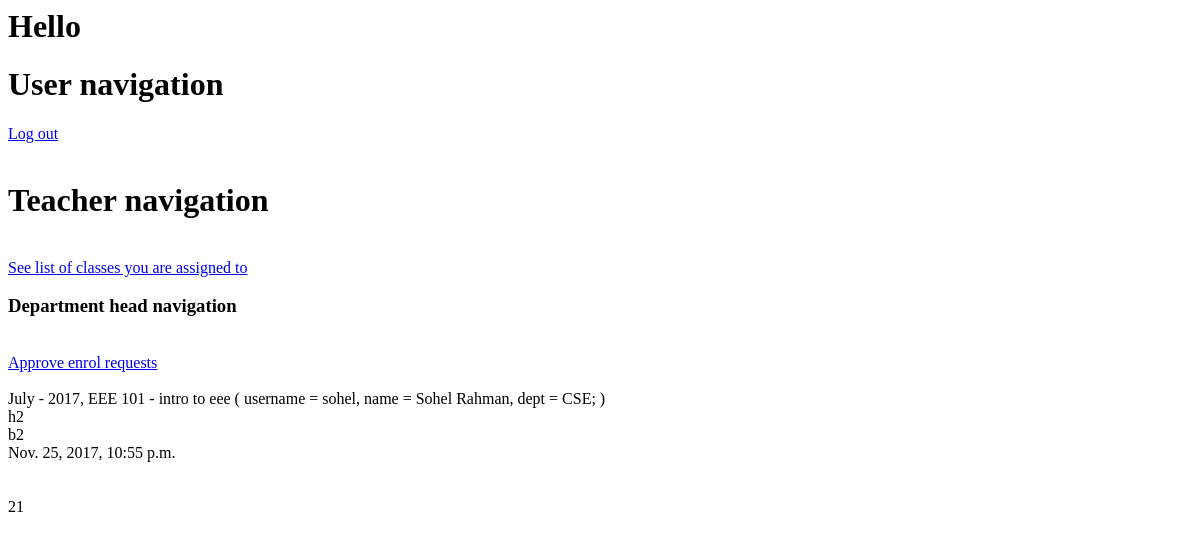
/teacher-see-submissions-of-a-window/2/ (signed in), run on an earlier commit of the app's database.
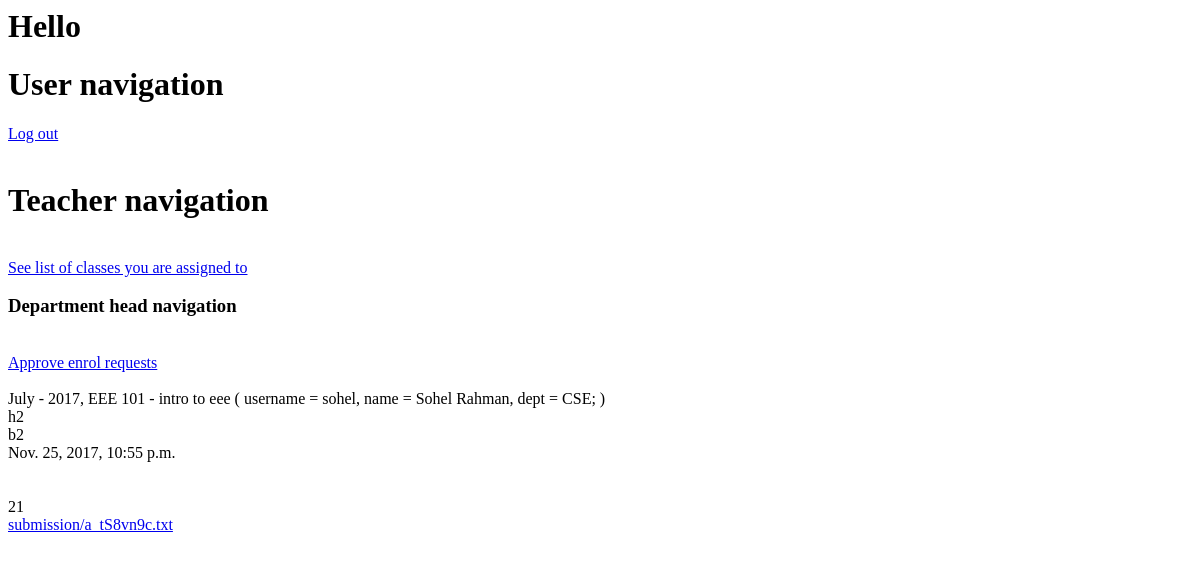
And on a later commit of the database.
### cms/models.py (models this page shows, shortened)
class Submission(models.Model):
    student = models.ForeignKey(Student, on_delete=models.CASCADE)
    submission_window = models.ForeignKey(Submission_window, on_delete=models.CASCADE)
    document = models.FileField(upload_to='submission/', null=True)

class User(models.Model):
    username = models.CharField(max_length=200, unique=True)
    password = models.CharField(max_length=200)
    first_name = models.CharField(max_length=200, default="", blank=True)
    last_name = models.CharField(max_length=200, default="", blank=True)
    address = models.CharField(max_length=200, default="", blank=True)
    phone_num = models.CharField(max_length=20, blank=True)
    email_address = models.EmailField(null=True, blank=True)
    TEACHER = 'TEACHER'
    STUDENT = 'STUDENT'
    ADMIN = 'ADMIN'
    USER_TYPE = (
        ( 'TEACHER', 'Teacher' ),
        ( 'STUDENT', 'Student' ),
        ( 'ADMIN', 'Admin' )
    )
    user_type = models.CharField(max_length=200, choices=USER_TYPE)

class Student(User):
    BARISHAL = 'BARISHAL'
    CHITTAGONG = 'CHITTAGONG'
    DHAKA = 'DHAKA'
    MYMENSINGH = 'MYMENSINGH'
    KHULNA = 'KHULNA'
    RAJSHAHI = 'RAJSHAHI'
    RANGPUR = 'RANGPUR'
    SYLHET = 'SYLHET'
    DIVISION = (
        (BARISHAL, 'Barishal'),
        (CHITTAGONG, 'Chittagong'),
        (DHAKA, 'Dhaka'),
        (MYMENSINGH, 'Mymensingh'),
        (KHULNA, 'Khulna'),
        (RAJSHAHI, 'Rajshahi'),
        (RANGPUR, 'Rangpur'),
        (SYLHET, 'Sylhet')
    )
    studentId = models.CharField(max_length=200, unique=True)
    division = models.CharField(max_length=200, null=True, choices=DIVISION, blank=True )
    dept = models.ForeignKey(Department, on_delete=models.CASCADE, null=True)
    level = models.IntegerField(null=True, validators=[MinValueValidator(1),
                                           MaxValueValidator(5)])
    term = models.IntegerField(null=True, validators=[MinValueValidator(1),
                                          MaxValueValidator(2)])
    classes_enrolled_in = models.ManyToManyField( 'Class_of_course', through='Enrolment' )
    dues = models.IntegerField( default=0 )

### cms/views.py (the view)
# urls.py: url(r'teacher-see-submissions-of-a-window/(?P<submission_window_pk>[0-9]+)/$', teacher_see_submissions_of_a_window,
def teacher_see_submissions_of_a_window(request, submission_window_pk):
    user_type = request.session.get('user_type', None)
    username = request.session.get('username', None)
    if (user_type != 'TEACHER'):  # Non Teacher
        print('User is not teacher')
        return render(request, 'permission_denied.html')
    current_submission_window = Submission_window.objects.get(pk=submission_window_pk)
    current_class_of_course = current_submission_window.class_of_course
    print('current_class_of_course = ' + str(current_class_of_course))
    current_teacher = Teacher.objects.get(username=username)
    print('current_teacher = ' + str(current_teacher))
    if ( current_submission_window.teacher != current_teacher ) :
        print('current teacher has not opened the submission link')
        return render(request, 'permission_denied.html')
    all_submissions_of_this_window = current_submission_window.submission_set.all().order_by('student__studentId')
    context = {
        'current_submission_window' : current_submission_window,
        'all_submissions_of_this_window' : all_submissions_of_this_window ,
    }
    return render(request, 'teacher_see_submissions_of_a_window.html', context)

### cms/models.py (called while the page is built)
    def __str__(self):
        return 'username = ' + self.username + ', name = ' + self.first_name + " " + self.last_name + ', dept = ' + self.dept.name

    def __str__(self):
        class_teacher_list = self.class_teacher.all()
        ret =  self.month + ' - ' + str(self.year) + ', ' + self.course_of_class.course_num + ' - ' + \
                self.course_of_class.course_name + ' ( '
        for teacher in class_teacher_list :
            ret += ( teacher.__str__() + '; ' )
        ret += ')'
        return ret

### cms/templates/teacher_see_submissions_of_a_window.html (shortened to what this page needs)
{% include 'includes/teacher_navigation.html' %}
{{ current_submission_window.class_of_course }}
{{ current_submission_window.headline }}
{{ current_submission_window.body }}
{{ current_submission_window.end_time }}
{% for sub in all_submissions_of_this_window %}
    {{ sub.student.studentId }}
    {% if sub.document %}
        <a href="{% url 'serve_file_of_submission' sub.pk %}" > {{ sub.document }} </a>
    {% endif %}
{% endfor %}

What changed in the data, as far as the page shows it:
changed Submission: document (not shown) → "submission/a_tS8vn9c.txt"
